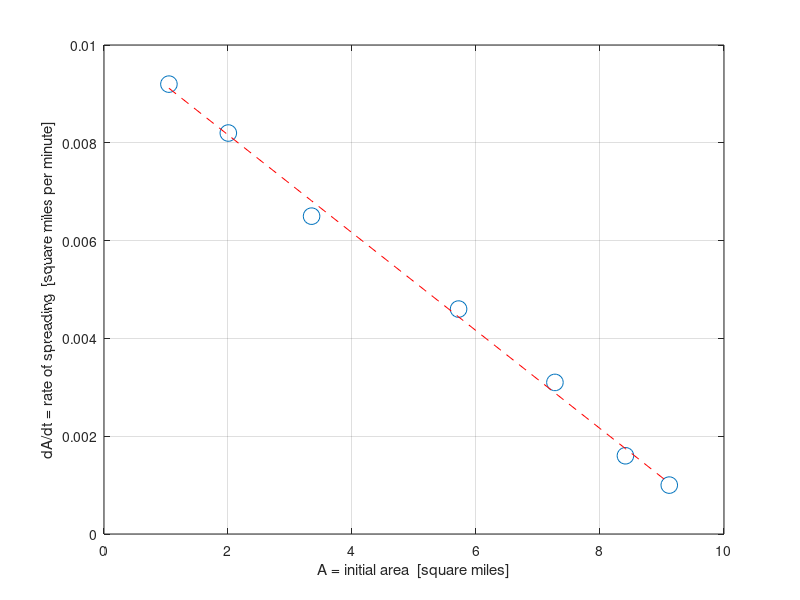

The MATLAB source for this figure:
% OILSLICK  Solutions to parts (b), (c), and (d) of Mini-Project 2.

initial = [1.047 2.005 3.348 5.719 7.273 8.410 9.117];  % enter data
tenmin  = [1.139 2.087 3.413 5.765 7.304 8.426 9.127];
rate = (tenmin - initial) / 10          % part (b):  estimate dA/dt

plot(initial,rate,'o','markersize',12)  % plot in part (c)

p = polyfit(initial,rate,1)             % part (c) fit: f(A) = p(1) A + p(2)
hold on,  plot(initial,p(1)*initial+p(2),'r--'),  hold off,  grid on
xlabel('A = initial area  [square miles]')
ylabel('dA/dt = rate of spreading  [square miles per minute]')
